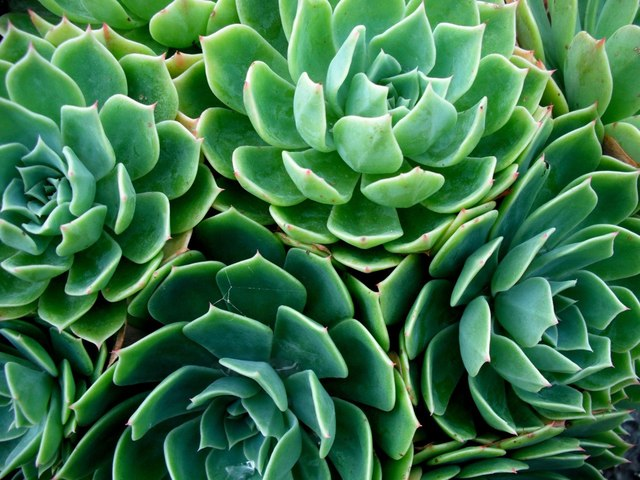
#> input picture cones.jpg, 640 x 480 px
$ python DynamicP.py   (Python 2 division)
#> lines starting #> are read from the running program, lines starting #| are printed output that depends on the picture
### Subdivide.py
""" Subdivide a Pillow Image object"""

from PIL import Image


def subdivide(image):
    """ Subdivide an image object based on its resolution
        Returns a list of region objects
    """

    # tuple holding image size
    x, y = image.size

    # Estimate how many subdivisions to use
    x_Sub = x / 40
    y_Sub = y / 40

    # Create 2 lists holding x and y values for points at
    # subdivisions
    x_Splits = [0]
    y_Splits = [0]

    for k in range(1, 40):
        x_Splits.append(x_Splits[k - 1] + x_Sub)

    for k in range(1, 40):
        y_Splits.append(y_Splits[k - 1] + y_Sub)

    subdivisions = []
    subVAL = []

    for kx in range(len(x_Splits)):
        for ky in range(len(y_Splits)):
            # x-values
            xUL = 0 + x_Splits[kx]
            xLR = xUL + (x_Splits[1] - x_Splits[0])
            # y - values
            yUL = 0 + y_Splits[ky]
            yLR = yUL + (y_Splits[1] - y_Splits[0])

            sub = (xUL, yUL, xLR, yLR)
            subVAL.append(sub)
            subdivisions.append(image.crop(sub))

    return subdivisions, subVAL

# [3 lines that do not run on import are left out]

### Average.py
from PIL import Image

#Function that will average Image objects.
#Precond - Accepts an image subsection
#Postcond - will output the average color of the image subsection
def average(image):
    #Create a color list
    colorlist = []
    length, width = image.size
    pixel = image.load()
    #Go through the image size in a nested for loop
    for num in range(length):
        for xnum in range(width):
            r,g,b = pixel[num,xnum]
            color = [r,g,b]
            colorlist.append(color)

    #Create color variables to store added color values
    red = 0
    green = 0
    blue = 0

    #Iterate through the color list to find the average rgb value
    #And store those values into color variables
    for color in colorlist:
        red += color[0]
        green += color[1]
        blue += color[2]

    #Average value evaluations
    red = red/(length * width)
    green = green/(length * width)
    blue = blue/(length * width)

    average = (red,green,blue)
    return average

### Selection.py
from PIL import Image
from numpy import linspace

#Returns a list of the 8 colors
#Precond - A list of color tuples,
#Postcond- A list of 8 color tuples that range from darkest to lightest
def selection(colorlist):
    #create a list with only the tuples we wish to pull from
    print colorlist
    slist = []
    interval = len(colorlist) / 8
    for num in range(len(colorlist)):
        if num % interval == 0:
            slist.append(colorlist[num])

    #pull the middle 8 values of the previous list
    xlist = slist[1:9]
    return xlist

#DRIVER PROGRAM// TO BE REMOVED LATER
#somelist = range(100)

#somelist = selection(somelist)
#print somelist

### DynamicP.py
""" Dynamically illustrates color palette user selected GIF image"""


from PIL import Image, ImageDraw
from Subdivide import subdivide
from Average import average
from Selection import selection
import math

def main():
    """"""

    imName = raw_input('Enter Image Name ')
#> the answer given: cones.jpg
    im = Image.open(imName)
#> im is the input picture: PIL image 640x480 RGB; mean R, G, B 61.2, 119.9, 75.3
    base = im.size
#> base = (640, 480)

    subs, subsVAL = subdivide(im)
#> after the loop in subdivide, `for kx in range(len(x_Splits)):`: subVAL = 1600 items, first 6: (0, 0, 16, 12), (0, 12, 16, 24), (0, 24, 16, 36), (0, 36, 16, 48), (0, 48, 16, 60), (0, 60, 16, 72); subdivisions = 1600 items
#> subs = 1600 items; subsVAL has the same summary as subVAL in subdivide

    subdivisions = []
    for sub in subs:
        subdivisions.append(average(sub))
#> this loop made 1600 passes
#> after the loop, subdivisions = 1600 items, first 6: (5, 14, 9), (44, 76, 42), (124, 150, 117), (88, 140, 80), (61, 132, 53), (115, 170, 115)

    subSorted = list(subdivisions)
#> subSorted has the same summary as subdivisions
    # Alan Zucconi Lumonosity Color Sort
    # Sort subdivisions based on luminosity
    def lum(r, g, b):
        return math.sqrt((.241 * r) + (.691 * g) + (.068 * b))
    subSorted.sort(key=lambda rgb: lum(*rgb))

    colSelect = selection(subSorted)
#> (printed output is left out)
#> in selection, `interval = len(colorlist) / 8`: interval = 200
#> after the loop in selection, `for num in range(len(colorlist)):`: slist = [(1, 7, 4), (2, 63, 45), (32, 83, 27), (56, 98, 52), (39, 128, 82), (75, 141, 63), (107, 149, 93), (130, 169, 109)]
#> in selection, `xlist = slist[1:9]`: xlist = [(2, 63, 45), (32, 83, 27), (56, 98, 52), (39, 128, 82), (75, 141, 63), (107, 149, 93), (130, 169, 109)]
#> colSelect has the same summary as xlist in selection

    x, y = base
#> x = 640; y = 480
    a = x / 8
#> a = 80
    b = y / 8
#> b = 60

    nIM = Image.new('RGBA', (x + (2 * a), y + (b * 3)), color=(246, 240, 236, 0))
    nIM.paste(im, (a, b, a + x, b + y))
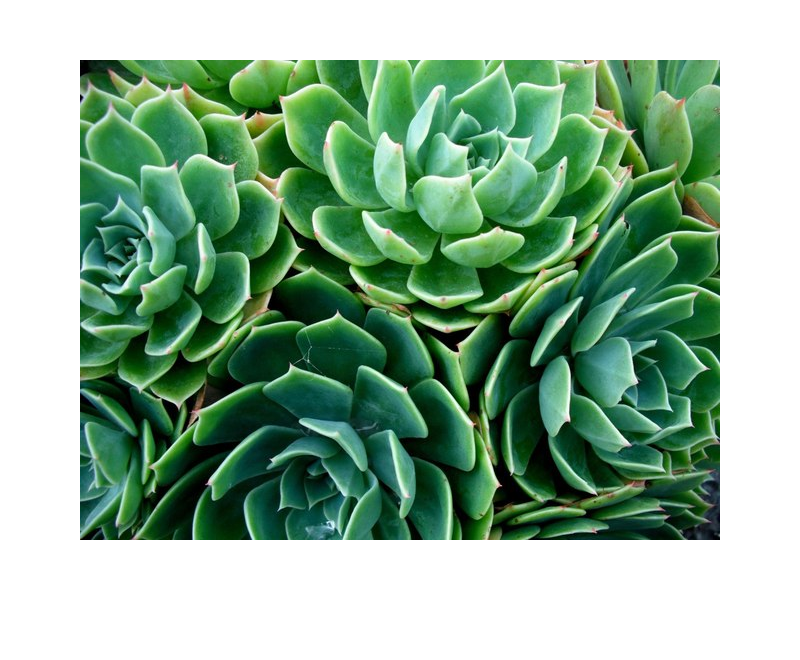
#> nIM: PIL image 800x660 RGBA; mean R, G, B, A 138.5, 170.1, 142.5, 148.4; transparent parts drawn white

    draw = ImageDraw.Draw(nIM)

    x0 = a
#> x0 = 80
    y0 = y + a
#> y0 = 560
    y1 = y0 + a
#> y1 = 640
    iter = x / len(colSelect)
#> iter = 91

    for k in range(len(colSelect)):
        draw.rectangle([x0, y0, x0 + iter, y1], colSelect[k])
        x0 += iter
#> this loop made 7 passes
#> x0 on passes 1 to 7: 171, 262, 353, 444, 535, 626, 717
#> after the loop, x0 = 717

    del draw
    nIM.show()
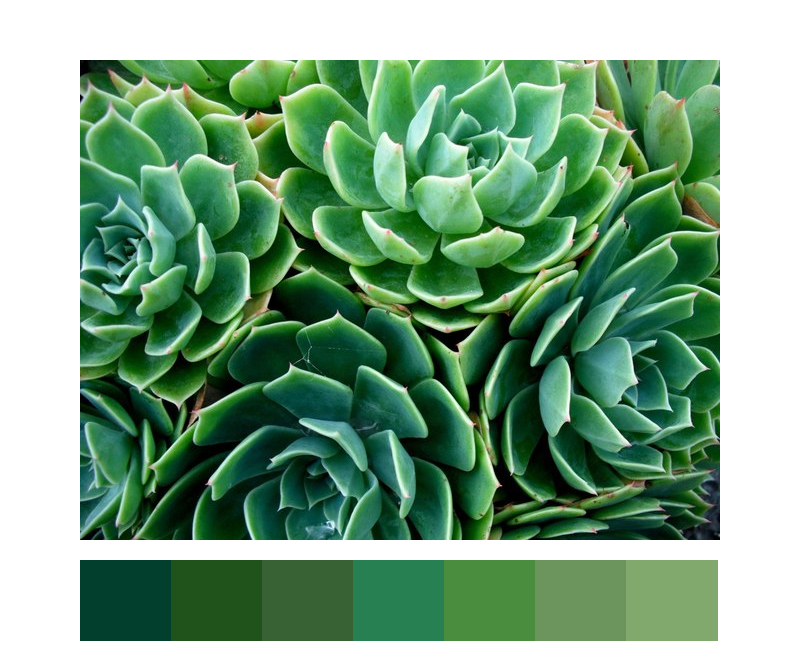
#> shown: PIL image 800x660 RGBA; mean R, G, B, A 120.6, 158.2, 126, 173.3; transparent parts drawn white


if __name__ == '__main__':
    main()
